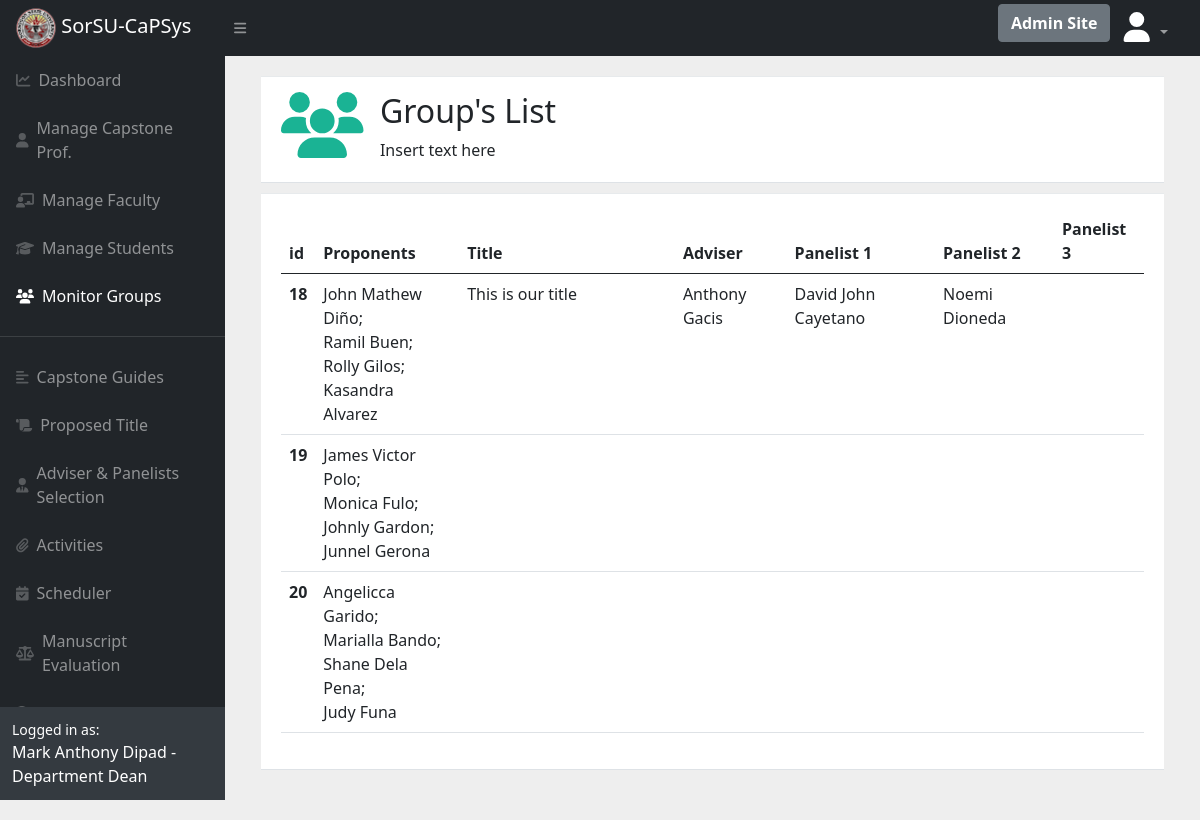
The page /dean/group/ (signed in) on the database its author committed.
### proposalgroup/models.py (models this page shows, shortened)
class Group(models.Model):
    user = models.ForeignKey(User, on_delete=models.CASCADE, related_name="currentUser", null=True)
    groupname = models.CharField(max_length=225, default="")
    mem1 = models.ForeignKey(User, on_delete=models.SET_NULL, related_name="mem1", null=True, )
    mem2 = models.ForeignKey(User, on_delete=models.SET_NULL, related_name="mem2", null=True, )
    mem3 = models.ForeignKey(User, on_delete=models.SET_NULL, related_name="mem3", null=True, )
    mem4 = models.ForeignKey(User, on_delete=models.SET_NULL, related_name="mem4", null=True, )
    created_at = models.DateTimeField(auto_now_add=True)
    updated_at = models.DateTimeField(auto_now=True)

### register/models.py (models this page shows, shortened)
class UserProfile(models.Model):
    user = models.OneToOneField(User,null=True, on_delete=models.CASCADE)
    roles = (
        ('1','Dean'),
        ('2', 'Capstone Professor'),
        ('3', 'Faculty'),
        ('4', 'Student'),
    )
    role = models.CharField(max_length=100, choices=roles, default="3")
    image = models.ImageField(upload_to="profiles/",default="profiles/user.png")
    group_name = models.CharField(default="None", null=True, max_length=250)
    group_id = models.CharField(max_length=100, null=True, blank= True, default ="")
    mem1 = models.ForeignKey(User, on_delete=models.SET_NULL, related_name="userprofile_mem1", null=True, blank=True)
    mem2 = models.ForeignKey(User, on_delete=models.SET_NULL, related_name="userprofile_mem2", null=True, blank=True)
    mem3 = models.ForeignKey(User, on_delete=models.SET_NULL, related_name="userprofile_mem3", null=True, blank=True    )
    mem4 = models.ForeignKey(User, on_delete=models.SET_NULL, related_name="userprofile_mem4", null=True, blank=True)
    mem1_fn = models.CharField(max_length=1000, null=True, blank=True, default="")
    mem1_ln = models.CharField(max_length=1000, null=True, blank=True, default="")
    mem1_email = models.CharField(max_length=1000, null=True,  blank=True, default="")
    mem2_fn = models.CharField(max_length=1000, null=True,  blank=True, default="")
    mem2_ln = models.CharField(max_length=1000, null=True,  blank=True, default="")
    mem2_email = models.CharField(max_length=1000, null=True, blank=True, default="")
    mem3_fn = models.CharField(max_length=1000, null=True,  blank=True, default="")
    mem3_ln = models.CharField(max_length=1000, null=True,  blank=True, default="")
    mem3_email = models.CharField(max_length=1000, null=True, blank=True, default="")
    mem4_fn = models.CharField(max_length=1000, null=True,  blank=True, default="")
    mem4_ln = models.CharField(max_length=1000, null=True,  blank=True, default="")
    mem4_email = models.CharField(max_length=1000, null=True,  blank=True, default="")
    group_adviser = models.ForeignKey(User, on_delete=models.SET_NULL, null=True, blank=True,default="", related_name="adviser")
    group_title = models.CharField(blank=True, default="", max_length=250, null=True)
    group_panel_1 = models.ForeignKey(User, on_delete=models.SET_NULL,null=True,  blank=True, default="", related_name="panel1")
    group_panel_2 =  models.ForeignKey(User, on_delete=models.SET_NULL, null=True,blank=True, default="", related_name="panel2")
    group_panel_3 =  models.ForeignKey(User, on_delete=models.SET_NULL, null=True,blank=True, default="", related_name="panel3")

### main/DeanViews.py (the view)
# urls.py: path('dean/group/', DeanViews.add_group, name="group_list"),
@login_required
def add_group(response):
    if response.user.userprofile.role == "1" or response.user.userprofile.role == "2":
        groups = Group.objects.all()
        userrole = response.user.userprofile.role
        name = response.user.get_full_name()
        resuser = response.user
        return render(response, 'main/dean/add/group.html', {
            'groups': groups,
            "userrole": userrole,
            "name": name,
            "resuser": resuser,
        })
    else:
        return redirect("page404")

### main/templates/main/dean/add/group.html (shortened to what this page needs)
{% extends 'main/base.html' %}
{% load crispy_forms_tags %}
{% block content %}
<div class="container">
    <div class="row">
        <div class="wrapper wrapper-content animated fadeInRight">
            <div class="ibox-content m-b-sm border-bottom">
                <div class="row">
                    <div class="col-1" style="margin-right: 25px">
                        <div class=" pull-left m-r-md">
                            <i class="fa fa-users text-navy mid-icon"></i>
                        </div>
                    </div>
                    <div class="col-10">
                        <h2>Group's List</h2>
                        <span>Insert text here</span>
                    </div>
                </div>
            </div>
        </div>
    </div>
</div>
<div class="container">
    <div class="wrapper wrapper-content animated fadeInRight">
        <div class="ibox-content m-b-sm border-bottom">
            <table class="table">
                <thead>
                    <tr>
                        <th scope="col">id</th>
                        <th scope="col">Proponents</th>
                        <th scope="col">Title</th>
                        <th scope="col">Adviser</th>
                        <th scope="col">Panelist 1</th>
                        <th scope="col">Panelist 2</th>
                        <th scope="col">Panelist 3</th>
                    </tr>
                </thead>
                <tbody>
                    {% for group in groups %}
                    <tr>
                        <th>{{ group.id }}</th>
                        <td class="col-2">{{ group.mem1.get_full_name }};<br> {{ group.mem2.get_full_name }};
                            <br>{{ group.mem3.get_full_name }};
                            <br> {{ group.mem4.get_full_name }}
                        </td>
                        {% if group.mem1.userprofile.group_title != None %}
                        <td class="col-3">{{ group.mem1.userprofile.group_title }}</td>
                        {% else %}
                        <td></td>
                        {% endif %}
                        {% if group.mem1.userprofile.group_adviser.get_full_name != None %}
                        <td>{{ group.mem1.userprofile.group_adviser.get_full_name }}</td>
                        {% else %}
                        <td></td>
                        {% endif %}
                        {% if group.mem1.userprofile.group_panel_1.get_full_name != None %}
                        <td>{{ group.mem1.userprofile.group_panel_1.get_full_name }}</td>
                        {% else %}
                        <td></td>
                        {% endif %}
                        {% if group.mem1.userprofile.group_panel_2.get_full_name != None %}
                        <td>{{ group.mem1.userprofile.group_panel_2.get_full_name }}</td>
                        {% else %}
                        <td></td>
                        {% endif %}
                        {% if group.mem1.userprofile.group_panel_3.get_full_name != None %}
                        <td>{{ group.mem1.userprofile.group_panel_3.get_full_name }}</td>
                        {% else %}
                        <td></td>
                        {% endif %}
                    </tr>
                    {% endfor %}
                </tbody>
            </table>
        </div>
    </div>
</div>
{% endblock %}

### main/templates/main/dean/add/group.html (style rules this page uses)
body { margin-top: 20px; background: #eee; }
.mid-icon { font-size: 66px; }
.ibox-content { background-color: #ffffff; color: inherit; padding: 15px 20px 20px 20px; border-color: #e7eaec; border-image: none; border-style: solid solid none; border-width: 1px 0; }
.text-navy { color: #1ab394; }
.mid-icon { font-size: 66px !important; }
.m-b-sm { margin-bottom: 10px; }

### rows shown on the page
Group: id "18", mem1.get_full_name "John Mathew Diño", mem2.get_full_name "Ramil Buen", mem3.get_full_name "Rolly Gilos", mem4.get_full_name "Kasandra Alvarez", mem1.userprofile.group_title "This is our title", mem1.userprofile.group_adviser.get_full_name "Anthony Gacis", mem1.userprofile.group_panel_1.get_full_name "David John Cayetano", mem1.userprofile.group_panel_2.get_full_name "Noemi Dioneda"
Group: id "19", mem1.get_full_name "James Victor Polo", mem2.get_full_name "Monica Fulo", mem3.get_full_name "Johnly Gardon", mem4.get_full_name "Junnel Gerona"
Group: id "20", mem1.get_full_name "Angelicca Garido", mem2.get_full_name "Marialla Bando", mem3.get_full_name "Shane Dela Pena", mem4.get_full_name "Judy Funa"

### other values the page prints
{{ name }} "Mark Anthony Dipad"
